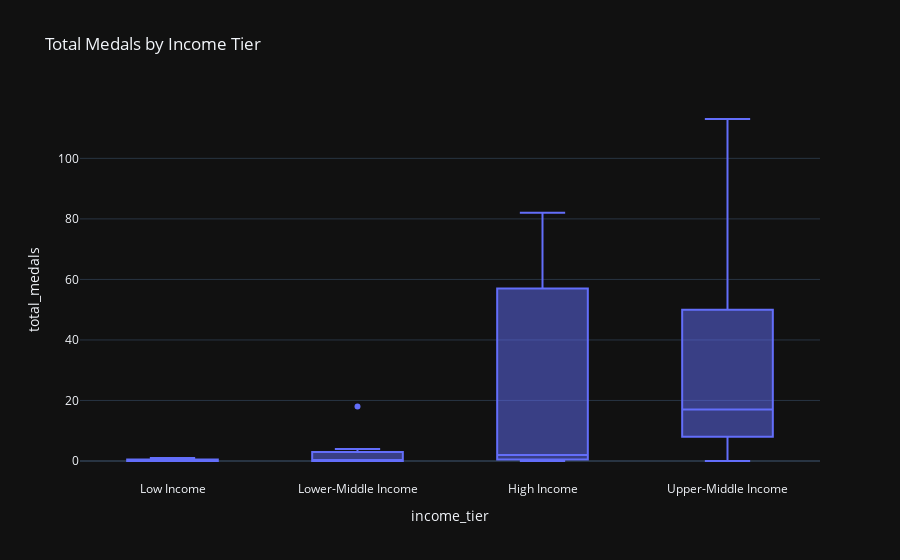

Source (notebook cell):
### Code cell
# Plot medals by income-tier
px.box(
    df_latest,
    x='income_tier',
    y='total_medals',
    title='Total Medals by Income Tier'
)

### Figure 1 — Plotly figure (JSON) as saved in the notebook; plotly's stock layout.template omitted (floating-point values rounded to 4 significant figures)
{"data": [{"alignmentgroup": "True", "hovertemplate": "income_tier=%{x}<br>total_medals=%{y}<extra></extra>", "legendgroup": "", "marker": {"color": "#636efa"}, "name": "", "notched": false, "offsetgroup": "", "orientation": "v", "showlegend": false, "x": ["Low Income", "Lower-Middle Income", "Lower-Middle Income", "High Income", "Upper-Middle Income", "Lower-Middle Income", "High Income", "High Income", "Lower-Middle Income", "Low Income", "High Income", "Low Income", "Upper-Middle Income", "Upper-Middle Income", "Lower-Middle Income", "Upper-Middle Income", "High Income", "Low Income", "High Income", "High Income", "Upper-Middle Income", "Lower-Middle Income", "Upper-Middle Income", "Lower-Middle Income", "Lower-Middle Income"], "x0": " ", "xaxis": "x", "y": [0.0, 0.0, 2.0, 0.0, 22.0, 4.0, 82.0, 2.0, 18.0, 1.0, 21.0, 0.0, 0.0, 12.0, 0.0, 50.0, 2.0, 0.0, 69.0, 0.0, 113.0, 0.0, 8.0, 0.0, 0.0], "y0": " ", "yaxis": "y", "type": "box"}], "layout": {"xaxis": {"anchor": "y", "domain": [0.0, 1.0], "title": {"text": "income_tier"}}, "yaxis": {"anchor": "x", "domain": [0.0, 1.0], "title": {"text": "total_medals"}}, "legend": {"tracegroupgap": 0}, "title": {"text": "Total Medals by Income Tier"}, "boxmode": "group"}}
